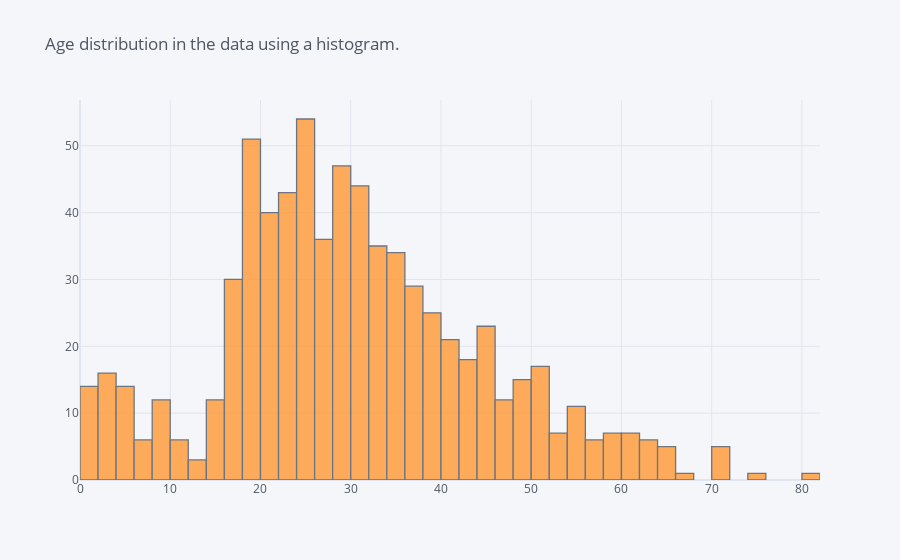

Notebook code cell kept with this figure:
### Markdown cell above
1. Show the age distribution in the data using a histogram.

### Code cell
df['Age'].iplot(kind = "histogram",title = 'Age distribution in the data using a histogram.')

### Figure 1 — Plotly figure (JSON) as saved in the notebook; plotly's stock layout.template omitted (floating-point values rounded to 4 significant figures; data arrays with more than 128 entries replaced by an {"elided": "..."} marker saying what was removed)
{"data": [{"histfunc": "count", "histnorm": "", "marker": {"color": "rgba(255, 153, 51, 1.0)", "line": {"color": "#4D5663", "width": 1.3}}, "name": "Age", "opacity": 0.8, "orientation": "v", "type": "histogram", "x": {"elided": "891 float values"}}], "layout": {"barmode": "overlay", "legend": {"bgcolor": "#F5F6F9", "font": {"color": "#4D5663"}}, "paper_bgcolor": "#F5F6F9", "plot_bgcolor": "#F5F6F9", "title": {"font": {"color": "#4D5663"}, "text": "Age distribution in the data using a histogram."}, "xaxis": {"gridcolor": "#E1E5ED", "showgrid": true, "tickfont": {"color": "#4D5663"}, "title": {"font": {"color": "#4D5663"}, "text": ""}, "zerolinecolor": "#E1E5ED"}, "yaxis": {"gridcolor": "#E1E5ED", "showgrid": true, "tickfont": {"color": "#4D5663"}, "title": {"font": {"color": "#4D5663"}, "text": ""}, "zerolinecolor": "#E1E5ED"}}}
